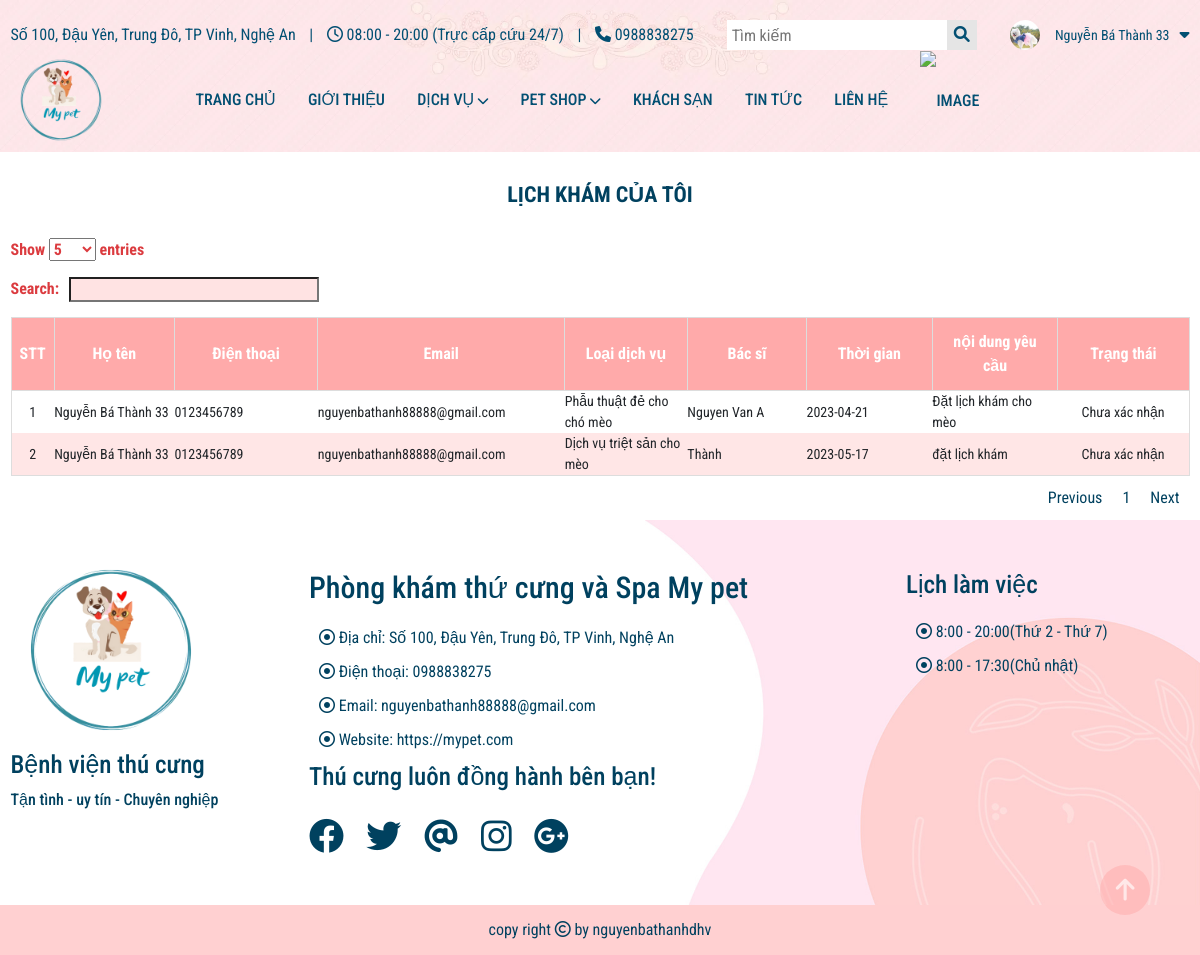
Page /infor-booking.php (signed in) on the committed database.
### tables this page shows
CREATE TABLE `user` (
  `id` int(11) NOT NULL,
  `name` varchar(255) NOT NULL,
  `username` varchar(255) NOT NULL,
  `password` varchar(255) NOT NULL,
  `email` longtext NOT NULL,
  `phone` varchar(10) NOT NULL,
  `address` varchar(255) NOT NULL,
  `image` varchar(255) NOT NULL,
  `status` int(10) NOT NULL
);

CREATE TABLE `booking` (
  `id_bk` int(11) NOT NULL,
  `name_bk` varchar(255) NOT NULL,
  `phone` int(11) NOT NULL,
  `email` varchar(255) NOT NULL,
  `date` date NOT NULL,
  `content_booking` longtext NOT NULL,
  `id_sevice` int(11) NOT NULL,
  `id_employee_f` int(11) NOT NULL,
  `status_bk` int(11) NOT NULL,
  `id_user_fk` int(11) NOT NULL
);

CREATE TABLE `employee` (
  `id_employee` int(11) NOT NULL,
  `name` varchar(255) NOT NULL,
  `address` varchar(255) NOT NULL,
  `phone` varchar(30) NOT NULL,
  `id_sevice` int(11) NOT NULL,
  `slug` varchar(255) NOT NULL
);

CREATE TABLE `sevice` (
  `id` int(11) NOT NULL,
  `title` varchar(255) NOT NULL,
  `image` varchar(255) NOT NULL,
  `content` longtext NOT NULL,
  `price` decimal(8,3) NOT NULL,
  `status_sevice` int(11) NOT NULL,
  `slug` varchar(255) NOT NULL
);

### infor-booking.php (the view, shortened to what this page needs)
<?php
include './include/config.php';
$id_user = $_COOKIE['logins_id'];
$sqlSl = "SELECT * FROM booking a join sevice b on a.id_sevice = b.id  join employee c on a.id_employee_f = c.id_employee WHERE id_user_fk = $id_user ";
$query = $conn->prepare($sqlSl);
$query->execute();
$result = $query->fetchAll(PDO::FETCH_OBJ);
?>
<!DOCTYPE html>
<html lang="en">
<head>
    <?php
    include "./include/link-css.php";
    ?>
</head>
<body>
    <?php
    include "./include/header.php";
    ?>
    <div class="main-infor-booking">
        <div class="container">
            <h2 class="booking-infor">Lịch khám của tôi</h2>
            <div class="show-infor-booking">
                <table id="my-infor-booking">
                    <thead>
                        <tr>
                            <th>STT</th>
                            <th>Họ tên</th>
                            <th>Điện thoại</th>
                            <th>Email</th>
                            <th>Loại dịch vụ</th>
                            <th>Bác sĩ</th>
                            <th>Thời gian</th>
                            <th>nội dung yêu cầu</th>
                            <th>Trạng thái</th>
                        </tr>
                    </thead>
                    <tbody>
                        <?php foreach ($result as $key => $value) { ?>
                        <tr class="table-infor-booking">
                            <td class="line_booking"><?php echo $key + 1 ?></td>
                            <td class="line_booking_name line_infor_line1"><?php echo $value->name_bk ?></td>
                            <td class="line_infor_line1"><?php echo $value->phone ?></td>
                            <td class="line_infor_line1"><?php echo $value->email ?></td>
                            <td class="line_infor_line1"><?php echo $value->title ?></td>
                            <td class="line_infor_line1"><?php echo $value->name ?></td>
                            <td class="line_infor_line1"><?php echo $value->date ?></td>
                            <td class="line_infor_line1"><?php echo $value->content_booking ?></td>
                            <?php if ($value->status_bk == 0) { ?>
                            <td class="line_infor_line1 line_booking"><?php echo "Chưa xác nhận" ?></td>
                            <?php } elseif ($value->status_bk == 1) { ?>
                            <td class="line_infor_line1 line_booking"><?php echo "Đã xác nhận" ?></td>
                            <?php } else { ?>
                            <td class="line_infor_line1 line_booking"><?php echo "Đã hoàn thành" ?></td>
                            <?php } ?>
                        </tr>
                        <?php } ?>
                    </tbody>
                </table>
            </div>
        </div>
    </div>
    <?php
    include "./include/footer.php";
    ?>
</body>
</html>

### include/header.php (shortened to what this page needs)
<?php
include 'config.php';
if (isset($_COOKIE['logins_id'])) {
    $change = $_COOKIE['logins_id'];
    $sql_setting = "SELECT * FROM user  WHERE id = $change";
    $query_setting = $conn->prepare($sql_setting);
    $query_setting->execute();
    $result_setting = $query_setting->fetch(PDO::FETCH_OBJ);
}
if (isset($_COOKIE['logins_id'])) {
    $change = $_COOKIE['logins_id'];
    $sql_setting = "SELECT * FROM user  WHERE id = $change";
    $query_setting = $conn->prepare($sql_setting);
    $query_setting->execute();
    $result_setting = $query_setting->fetch(PDO::FETCH_OBJ);
}
?>
<!DOCTYPE html>
<html lang="en">
<head>
    <link rel="stylesheet" href="./lib/fontawesome/css/all.min.css">
    <link rel="stylesheet" href="./lib/Bootstrap/css/bootstrap.min.css">
    <link href="https://cdn.jsdelivr.net/npm/bootstrap@5.1.3/dist/css/bootstrap.min.css" rel="stylesheet"
>
    <link rel="stylesheet" href="./css/style.css">
</head>
<body>
    <div class="header-fa">
        <div class="container">
            <div class="header">
                <div class="infor-header">
                    <div class="infor">
                        <a href="#" class="address">Số 100, Đậu Yên, Trung Đô, TP Vinh, Nghệ An</a>
                        <span>|</span>
                        <a href="#" class="time"><i class="far fa-clock"></i> 08:00 - 20:00 (Trực cấp cứu 24/7)</a>
                        <span>|</span>
                        <a href="tel:0988838275" class="phone"><i class="fas fa-phone"></i> 0988838275</a>
                    </div>
                    <div class="search">
                        <input type="text" placeholder="Tìm kiếm">
                        <div class="icon">
                            <i class="fas fa-search"></i>
                        </div>
                    </div>
                    <div class="login-header">
                        <div class="login-user">
                            <?php if (isset($_COOKIE['logins_username'])) { ?>
                            <img src="<?php echo $result_setting->image ?>" alt="image">
                            <span><?php echo $_COOKIE['logins_name'] ?></span>
                            <?php } ?>
                            <div class="down-icon">
                                <?php if (isset($_COOKIE['logins_username'])) { ?>
                                <div class="icon-down">
                                    <i class="fas fa-caret-down"></i>
                                </div>
                                <?php } ?>
                            </div>
                        </div>
                    </div>
                </div>
                <div class="menu-header">
                    <a href="#" class="logo">
                        <img src="./image/logo.png" alt="logo">
                    </a>
                    <div class="menu">
                        <ul>
                            <li><a href="index.php">Trang chủ</a></li>
                            <li><a href="information.php">Giới thiệu</a></li>
                            <li><a href="service.php">Dịch vụ <i class="fas fa-chevron-down"></i></a>
                            </li>
                            <li><a href="petshop.php">Pet shop <i class="fas fa-chevron-down"></i></a>
                            </li>
                            <li><a href="hotel.php">Khách sạn</a>
                            </li>
                            <li><a href="news.php">Tin tức</a></li>
                            <li><a href="contact.php">Liên hệ</a></li>
                            <?php if (isset($_COOKIE['logins_id'])) { ?>
                            <li><a class="cart-li" href="cart.php">
                                    <img src="./image/add-to-cart.png" alt="image">
                                </a>
                            </li>
                            <?php } ?>
                        </ul>
                    </div>
                </div>
            </div>
        </div>
    </div>
    <div class="backtop">
        <i class="fas fa-arrow-up"></i>
    </div>
</body>
</html>

### css/style.css (style rules this page uses)
* { padding: 0; margin: 0; box-sizing: border-box; font-family: "Roboto Condensed", sans-serif; }
@media (min-width: 1200px) { .container { max-width: 1194px !important; } }
a, a:hover { text-decoration: none; transition: all 0.3s ease-in-out 0s; -moz-transition: all 0.3s ease-in-out 0s; -o-transition: all 0.3s ease-in-out 0s; -webkit-transition: all 0.3s ease-in-out 0s; -ms-transition: all 0.3s ease-in-out 0s; }
.menu ul li { list-style: none; padding: 0; margin: 0; }
.header-fa { background-image: url(../image/anhanh.jpg); height: 100%; width: 100%; background-repeat: no-repeat; background-size: cover; }
.header { margin-top: 20px; }
.infor-header span { margin: 0 10px; }
.infor-header a { color: #024f72; }
.infor-header { color: #024f72; font-size: 16px; display: flex; justify-content: space-between; align-items: center; }
.search { position: relative; width: 250px; height: 30px; }
.login-user { display: flex; align-items: center; }
.down-icon { position: relative; }
.login-user span { font-size: 14px; }
.down-icon { position: relative; cursor: pointer; }
.down-icon .icon-down::before { position: absolute; content: ""; height: 20px; width: 50px; top: 10px; }
.search input { width: 250px; height: 30px; padding-left: 5px; padding-right: 40px; color: #024f72; border: 0; }
.login-user img { width: 30px; height: 30px; margin-right: 5px; border-radius: 50%; }
.search .icon { height: 30px; width: 30px; cursor: pointer; text-align: center; position: absolute; top: 0px; right: 0px; padding-top: 3px; background: rgba(0, 0, 0, 0.1); }
.search .icon i { color: #024f72; }
.menu-header { display: flex; }
.menu-header .logo { height: 100px; width: 100px; }
.menu-header .logo img { width: 100%; height: 100%; }
.menu-header .menu { line-height: 100px; margin-left: 50px; }
.menu-header .menu ul { margin-bottom: 0; }
.menu-header .menu li { margin: 0 15px; font-size: 16px; text-transform: uppercase; font-weight: 500; }
.menu-header .menu li a { color: #024f72; }
.menu-header .menu li a i { font-size: 12px; color: #024f72; }
.menu > ul > li { position: relative; display: inline-block; }
.backtop { width: 50px; height: 50px; background: #ffaaaa; border-radius: 50%; text-align: center; opacity: 0.5; position: fixed; bottom: 40px; right: 50px; z-index: 99; }
.backtop i { color: #ffffff; font-size: 25px; font-weight: bold; line-height: 50px; cursor: pointer; }
.cart-li { position: relative; }
.cart-li img { width: 22px; height: 22px; }
.line_infor_line1 { width: 650px; }
#my-infor-booking th { text-align: center; }
#my-infor-booking { font-size: 14px; border: 1px solid #ddd; }
#my-infor-booking { font-family: Arial, Helvetica, sans-serif; border-collapse: collapse; }
#my-infor-booking th { border: 1px solid #ddd; padding: 8px; font-size: 16px; }
#my-infor-booking tr:nth-child(even) { background-color: #ffe6e6; }
#my-infor-booking th { padding-top: 12px; padding-bottom: 12px; text-align: left; background-color: #ffaaaa; color: white; text-align: center; }
.booking-infor { margin: 30px 0; text-align: center; font-size: 22px; font-weight: bold; color: #00415f; text-transform: uppercase; }
#my-infor-booking .line_booking { text-align: center; }

### rows in the picture
user: image (picture)
booking: name_bk "Nguyễn Bá Thành 33", id_employee_f.phone "0123456789", email "nguyenbathanh88888@gmail.com", id_sevice.title "Phẫu thuật đẻ cho chó mèo", id_employee_f.name "Nguyen Van A", date "2023-04-21", content_booking "Đặt lịch khám cho mèo", status_bk "Chưa xác nhận"
booking: name_bk "Nguyễn Bá Thành 33", id_employee_f.phone "0123456789", email "nguyenbathanh88888@gmail.com", id_sevice.title "Dịch vụ triệt sản cho mèo", id_employee_f.name "Thành", date "2023-05-17", content_booking "đặt lịch khám", status_bk "Chưa xác nhận"

### other values in the picture
$_COOKIE['logins_name'] "Nguyễn Bá Thành 33"
